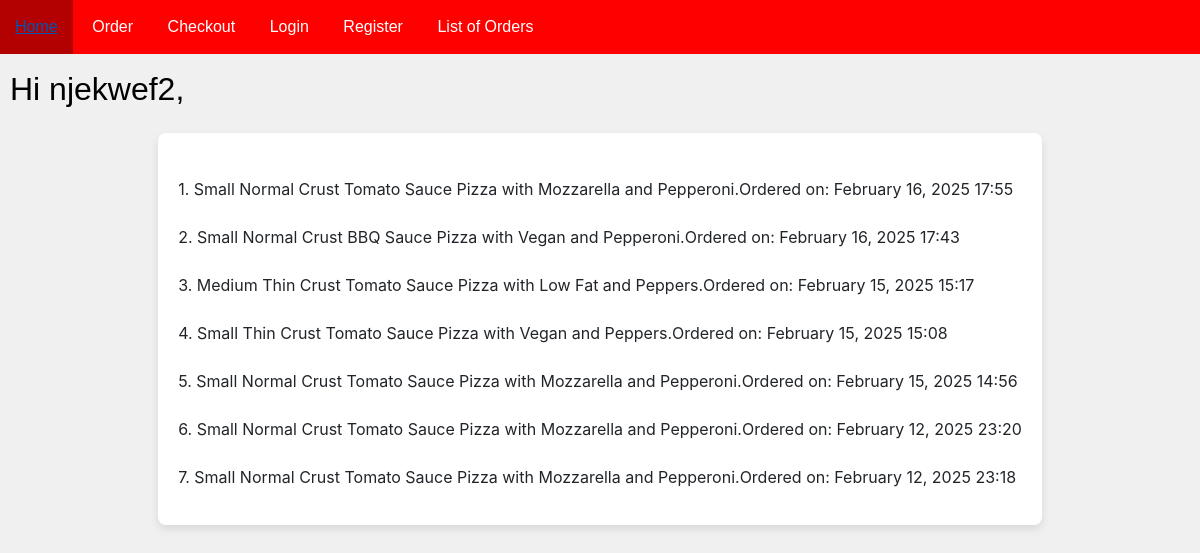
/list_orders/ (signed in), run on the app's committed database.
### pizzasystem/models.py (models this page shows, shortened)
class Pizza(models.Model):
    SIZE_CHOICES = [
        ('S', 'Small'),
        ('M', 'Medium'),
        ('L', 'Large'),
    ]
    CRUST_CHOICES = [
        ('N', 'Normal'),
        ('TH', 'Thick'),
        ('TN', 'Thin'),
        ('GF', 'Gluten Free'),
    ]
    SAUCE_CHOICES = [
        ('TOM', 'Tomato'),
        ('BBQ', 'BBQ'),
    ]
    CHEESE_CHOICES = [
        ('MOZ', 'Mozzarella'),
        ('VEG', 'Vegan'),
        ('LF', 'Low Fat'),
    ]
    TOPPING_CHOICES = [
    ('Pepperoni', 'Pepperoni'),
    ('Chicken', 'Chicken'),
    ('Ham', 'Ham'),
    ('Pineapple', 'Pineapple'),
    ('Peppers', 'Peppers'),
    ('Mushrooms', 'Mushrooms'),
    ('Onions', 'Onions'),
    ]
    user = models.ForeignKey(User, on_delete=models.CASCADE)
    size = models.CharField(max_length=1, choices=SIZE_CHOICES, default='S')
    crust = models.CharField(max_length=2, choices=CRUST_CHOICES, default='N')
    sauce = models.CharField(max_length=3, choices=SAUCE_CHOICES, default='TOM')
    cheese = models.CharField(max_length=3, choices=CHEESE_CHOICES, default='MOZ')
    toppings = models.CharField(max_length=15, choices=TOPPING_CHOICES, default='Pepperoni')# List toppings as a text field, or consider a ManyToManyField for a more dynamic approach
    order_date = models.DateTimeField(auto_now_add=True)

### pizzasystem/views.py (the view)
# urls.py: path('list_orders/', views.list_orders, name='list_orders'),
@login_required
def list_orders(request):
    orders = Pizza.objects.filter(user=request.user).order_by('-order_date')
    return render(request, 'list-out.html', {'orders': orders})

### pizzasystem/templates/list-out.html (shortened to what this page needs)
{% extends "base.html" %}
{% block content %}
<h2>Hi {{ request.user.username }},</h2>
<div class="list_out_container">
    {% if orders %}
        <ul>
        {% for order in orders %}
            <li> {{forloop.counter}}. {{ order.get_size_display }} {{ order.get_crust_display }} Crust {{ order.get_sauce_display }} Sauce Pizza with {{ order.get_cheese_display }} and {{ order.get_toppings_display }}.<li>
            <br><br>
            <li>Ordered on: {{ order.order_date|date:"F d, Y H:i" }}</li><br>
        {% endfor %}
        </ul>
    {% else %}
        <p>You have no orders yet.</p>
    {% endif %}
</div>
{% endblock %}

### pizzasystem/static/css/style.css (style rules this page uses)
* { box-sizing: border-box; margin: 0; padding: 0; }
li { display: inline-block; }
body { background-color: rgb(240, 240, 240); height: 100%; margin: 0; padding-bottom: 40px; }
h2 { color: black; font-family: 'Arial', sans-serif; line-height: 1.6; text-align: justify; padding: 10px; }
ul { list-style-type: none; padding-left: 0; }
.list_out_container { background-color: white; padding: 20px; width: fit-content; margin: 0 auto; box-shadow: 0 4px 8px rgba(0,0,0,0.1); border-radius: 8px; }

### data on the page
Pizza: size "Small", crust "Normal", sauce "Tomato", cheese "Mozzarella", toppings "Pepperoni", order_date "February 16, 2025 17:55"
Pizza: size "Small", crust "Normal", sauce "BBQ", cheese "Vegan", toppings "Pepperoni", order_date "February 16, 2025 17:43"
Pizza: size "Medium", crust "Thin", sauce "Tomato", cheese "Low Fat", toppings "Peppers", order_date "February 15, 2025 15:17"
Pizza: size "Small", crust "Thin", sauce "Tomato", cheese "Vegan", toppings "Peppers", order_date "February 15, 2025 15:08"
Pizza: size "Small", crust "Normal", sauce "Tomato", cheese "Mozzarella", toppings "Pepperoni", order_date "February 15, 2025 14:56"
Pizza: size "Small", crust "Normal", sauce "Tomato", cheese "Mozzarella", toppings "Pepperoni", order_date "February 12, 2025 23:20"
Pizza: size "Small", crust "Normal", sauce "Tomato", cheese "Mozzarella", toppings "Pepperoni", order_date "February 12, 2025 23:18"

### other printed values
{{ request.user.username }} "njekwef2"
